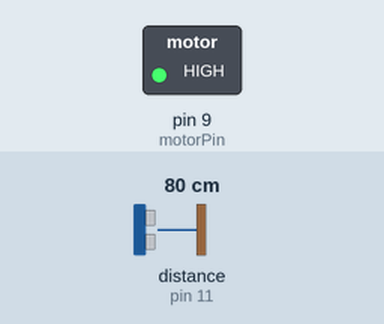
Simulated run of this sketch. Board: Arduino Uno, built with avr-gcc and run on an emulated ATmega328P. On the bench: switched loads named in the sketch (green lamp = pin HIGH). Wiring (inferred from the names in the program): ultrasonic range finder: trigger pin 10; echo pin 11. The test bench sets the inputs (shaded band); at power-on: distance to the obstacle (sensor on pin 11) 80 cm. The echo pulse lasts 58.3 µs per cm; pins used as bus, display or sensor lines are not drawn; what the sketch prints to the serial monitor is not drawn.

Above: at 1.2 s.
1.3 s: distance to the obstacle (sensor on pin 11) set to 56 cm
2.8 s: distance to the obstacle (sensor on pin 11) set to 47 cm
At 3.3 s:
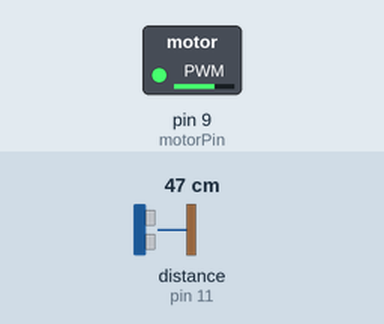
4.3 s: distance to the obstacle (sensor on pin 11) set to 13 cm
At 5.5 s:
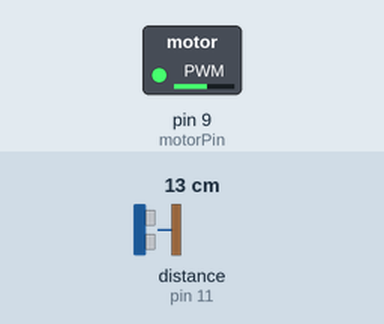
5.8 s: distance to the obstacle (sensor on pin 11) set to 10 cm
At 6.7 s:
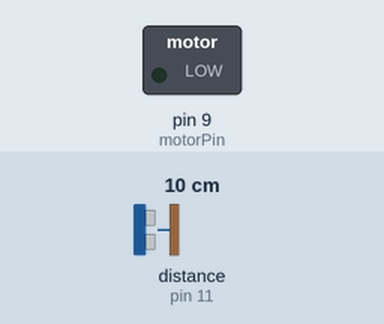
7.3 s: distance to the obstacle (sensor on pin 11) set to 14 cm
8.8 s: distance to the obstacle (sensor on pin 11) set to 19 cm
At 10.2 s:
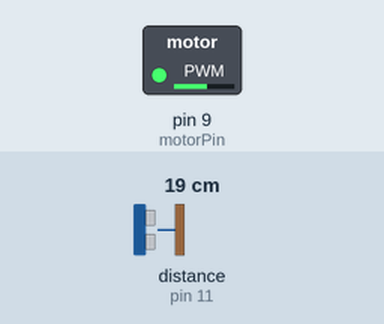
Timing chart, 0 to 11.3 s (numbered marks = the images above; inputs shaded):
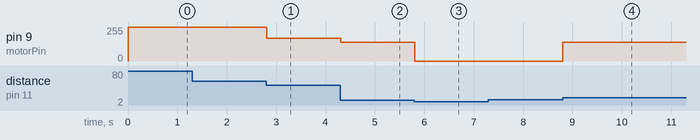

Measured:
- the behaviour switches between 52 and 51 cm on distance to the obstacle (sensor on pin 11) (found by bisection; images 0 and 1)
- the behaviour switches between 12 and 11 cm on distance to the obstacle (sensor on pin 11) (found by bisection; images 2 and 3)
- the behaviour switches between 16 and 17 cm on distance to the obstacle (sensor on pin 11) (found by bisection; images 3 and 4)
- after the input at 2.8 s, pin 9 (motorPin): 255/255 → 170/255 at once
- after the input at 4.3 s, pin 9 (motorPin): 170/255 → 140/255 at once
- after the input at 5.8 s, pin 9 (motorPin): 140/255 → 0/255 at once
- after the input at 8.8 s, pin 9 (motorPin): 0/255 → 140/255 at once

The sketch:

autobrakingrc-car.ino
```cpp
int distance;
long duration;
int motorSpeed;
const int trigPin=10;
const int echoPin=11;
const int motorPin=9;
const int stopDistance=10;
const int restartDistance=15;
const int slowDistance=30;
const int mediumDistance=50;

bool stopped=false;

void setup()
{
pinMode(motorPin,OUTPUT);
pinMode(echoPin,INPUT);
pinMode(trigPin,OUTPUT);
Serial.begin(9600);
}

void loop()
{
distance=calculateDistance();
Serial.println(distance);

if(distance==-1)
{
  motorSpeed=0;
  stopped=true;
  analogWrite(motorPin,motorSpeed);
  return;
}

if(stopped){
  if(distance>restartDistance)
  {
    stopped=false;
  }
  else{
    analogWrite(motorPin,0);
    return;
   }
  }

  if(distance>mediumDistance){
    motorSpeed=255;
  }
  else if(distance>slowDistance){
    motorSpeed=170;
  }
  else if(distance>stopDistance){
    motorSpeed=140;
  }
  else{
    motorSpeed=0;
    stopped=true;
  }
  analogWrite(motorPin,motorSpeed);
}

int calculateDistance(){
  digitalWrite(trigPin,LOW);
  delayMicroseconds(2);
  digitalWrite(trigPin,HIGH);
  delayMicroseconds(10);
  digitalWrite(trigPin,LOW);
  duration=pulseIn(echoPin,HIGH,30000);

  if(duration==0){
    return -1;
  }

  distance=duration*0.034/2;
  return distance;
}
```
